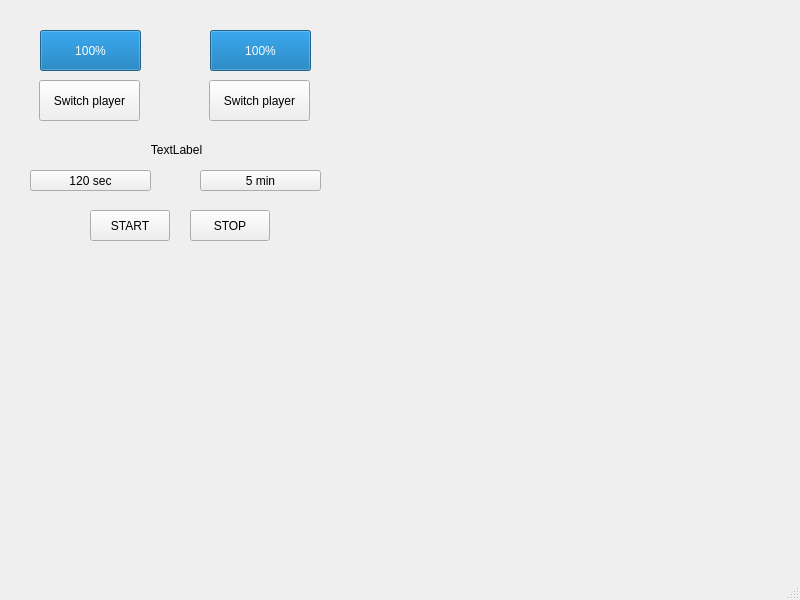
<?xml version="1.0" encoding="UTF-8"?>
<ui version="4.0">
 <class>MainWindow</class>
 <widget class="QMainWindow" name="MainWindow">
  <property name="geometry">
   <rect>
    <x>0</x>
    <y>0</y>
    <width>800</width>
    <height>600</height>
   </rect>
  </property>
  <property name="windowTitle">
   <string>MainWindow</string>
  </property>
  <widget class="QWidget" name="centralwidget">
   <widget class="QPushButton" name="switch_1">
    <property name="geometry">
     <rect>
      <x>39</x>
      <y>80</y>
      <width>101</width>
      <height>41</height>
     </rect>
    </property>
    <property name="text">
     <string>Switch player</string>
    </property>
   </widget>
   <widget class="QPushButton" name="switch_2">
    <property name="geometry">
     <rect>
      <x>209</x>
      <y>80</y>
      <width>101</width>
      <height>41</height>
     </rect>
    </property>
    <property name="text">
     <string>Switch player</string>
    </property>
   </widget>
   <widget class="QProgressBar" name="player_1">
    <property name="geometry">
     <rect>
      <x>40</x>
      <y>30</y>
      <width>101</width>
      <height>41</height>
     </rect>
    </property>
    <property name="maximum">
     <number>120</number>
    </property>
    <property name="value">
     <number>120</number>
    </property>
   </widget>
   <widget class="QProgressBar" name="player_2">
    <property name="geometry">
     <rect>
      <x>210</x>
      <y>30</y>
      <width>101</width>
      <height>41</height>
     </rect>
    </property>
    <property name="maximum">
     <number>120</number>
    </property>
    <property name="value">
     <number>120</number>
    </property>
   </widget>
   <widget class="QPushButton" name="time_120">
    <property name="geometry">
     <rect>
      <x>30</x>
      <y>170</y>
      <width>121</width>
      <height>21</height>
     </rect>
    </property>
    <property name="text">
     <string>120 sec</string>
    </property>
   </widget>
   <widget class="QPushButton" name="time_5">
    <property name="geometry">
     <rect>
      <x>200</x>
      <y>170</y>
      <width>121</width>
      <height>21</height>
     </rect>
    </property>
    <property name="text">
     <string>5 min</string>
    </property>
   </widget>
   <widget class="QPushButton" name="start">
    <property name="geometry">
     <rect>
      <x>90</x>
      <y>210</y>
      <width>80</width>
      <height>31</height>
     </rect>
    </property>
    <property name="text">
     <string>START</string>
    </property>
   </widget>
   <widget class="QPushButton" name="stop">
    <property name="geometry">
     <rect>
      <x>190</x>
      <y>210</y>
      <width>80</width>
      <height>31</height>
     </rect>
    </property>
    <property name="text">
     <string>STOP</string>
    </property>
   </widget>
   <widget class="QLabel" name="label">
    <property name="geometry">
     <rect>
      <x>76</x>
      <y>140</y>
      <width>201</width>
      <height>20</height>
     </rect>
    </property>
    <property name="text">
     <string>TextLabel</string>
    </property>
    <property name="alignment">
     <set>Qt::AlignmentFlag::AlignCenter</set>
    </property>
   </widget>
  </widget>
  <widget class="QMenuBar" name="menubar">
   <property name="geometry">
    <rect>
     <x>0</x>
     <y>0</y>
     <width>800</width>
     <height>17</height>
    </rect>
   </property>
  </widget>
  <widget class="QStatusBar" name="statusbar"/>
 </widget>
 <resources/>
 <connections/>
</ui>
